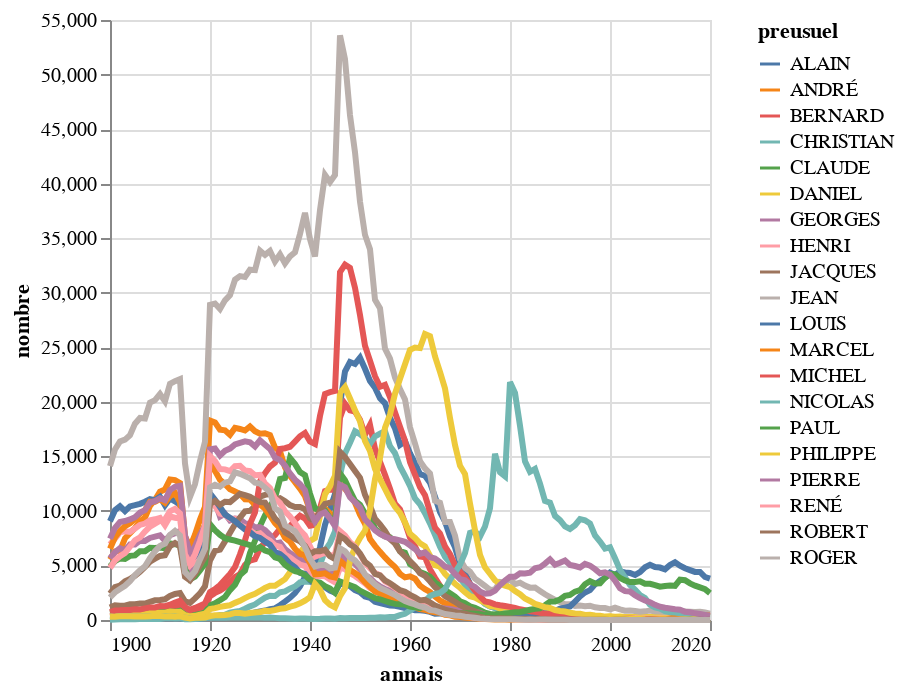

Source (notebook cell):
### Code cell
selection = alt.selection_multi(fields=['preusuel'], bind='legend')
chart = alt.Chart(names_masc_filt).mark_line().encode(
  x='annais:T',
  y='nombre:Q',
  color=alt.condition(selection, 'preusuel:N', alt.value('lightgray')),
  size=alt.condition(selection, alt.value(3), alt.value(1))
).add_selection(selection)

chart

### Figure 1 — Vega-Lite specification as saved in the notebook (floating-point values rounded to 4 significant figures; data arrays with more than 128 entries replaced by an {"elided": "..."} marker saying what was removed)
{"config": {"view": {"continuousWidth": 300, "continuousHeight": 300}}, "data": {"name": "data-7dabad24bae8367cc98793c869813727"}, "mark": {"type": "line"}, "encoding": {"color": {"condition": {"param": "param_2", "field": "preusuel", "type": "nominal"}, "value": "lightgray"}, "size": {"condition": {"param": "param_2", "value": 3}, "value": 1}, "x": {"field": "annais", "type": "temporal"}, "y": {"field": "nombre", "type": "quantitative"}}, "params": [{"name": "param_2", "select": {"type": "point", "fields": ["preusuel"]}, "bind": "legend"}], "$schema": "https://vega.github.io/schema/vega-lite/v5.8.0.json", "datasets": {"data-7dabad24bae8367cc98793c869813727": {"elided": "2362 records"}}}
